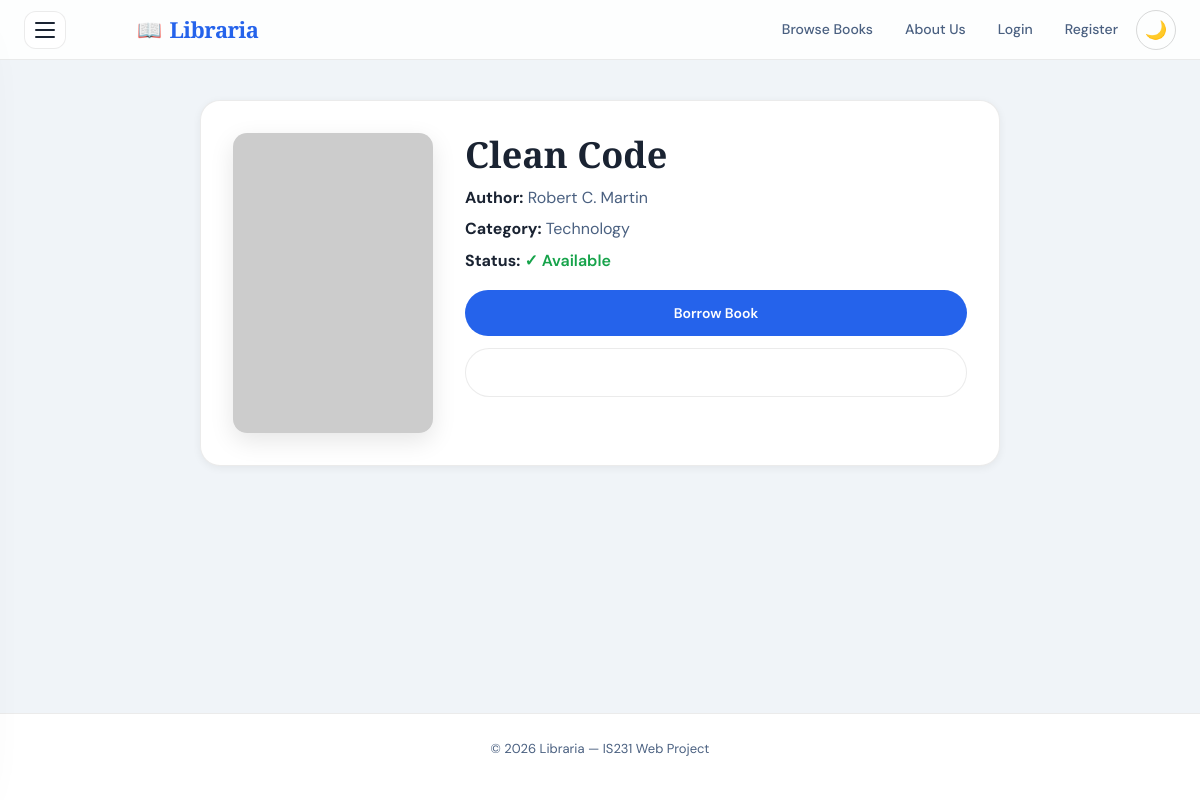
Page /book-details/8/ on the committed database.
### application/models.py (models this page shows, shortened)
class Book(models.Model):
    STATUS_CHOICES = [
        ('available', 'Available'),
        ('borrowed', 'Borrowed'),
    ]
    CATEGORY_CHOICES = [
        ('Fiction',          'Fiction'),
        ('Science',          'Science'),
        ('History',          'History'),
        ('Technology',       'Technology'),
        ('Philosophy',       'Philosophy'),
        ('Self Development', 'Self Development'),
    ]
    title = models.CharField(max_length=200)
    author = models.CharField(max_length=200)
    category = models.CharField(max_length=100, choices=CATEGORY_CHOICES, default='Fiction')
    status = models.CharField(max_length=20, choices=STATUS_CHOICES)
    image = models.URLField(blank=True, default='')
    year        = models.PositiveIntegerField(null=True, blank=True)
    pages       = models.PositiveIntegerField(null=True, blank=True)
    description = models.TextField(blank=True)
    created_at  = models.DateTimeField(auto_now_add=True)

### application/views.py (the view)
# urls.py: path('book-details/<int:book_id>/', views.book_details, name='book_details'),
def book_details(request, book_id):
    book = get_object_or_404(Book, id=book_id)
    return render(request, 'application/book-details.html', {'book': book})

### templates/application/book-details.html
{% extends 'base.html' %}
{% load static %}
{% block content %}
<main style="padding-top: 40px;">
  <div class="content" style="max-width: 800px;">
    <section style="display: flex; gap: 32px; flex-wrap: wrap; background: var(--bg-card); border: 1px solid var(--border); border-radius: var(--radius-lg); padding: 32px; box-shadow: var(--shadow-sm);">
      <div style="flex-shrink: 0;">
        <img src="{{ book.image|default:'https://placehold.co/200x300?text=No+Cover' }}"
             alt="{{ book.title }}"
             onerror="this.src='https://placehold.co/200x300?text=No+Cover'"
             style="width: 200px; border-radius: var(--radius-md); box-shadow: var(--shadow-md);" />
      </div>
      <div style="flex: 1; min-width: 200px;">
        <h1 style="font-family: var(--font-display); margin-bottom: 8px;">{{ book.title }}</h1>
        <p style="color: var(--text-secondary); margin-bottom: 4px;"><strong>Author:</strong> {{ book.author }}</p>
        <p style="color: var(--text-secondary); margin-bottom: 4px;"><strong>Category:</strong> {{ book.category }}</p>
        <p style="margin-bottom: 16px;">
          <strong>Status:</strong>
          {% if book.status == "available" %}
            <span style="color: var(--accent-green); font-weight: 600;">✓ Available</span>
          {% else %}
            <span style="color: var(--accent-red); font-weight: 600;">✗ Borrowed</span>
          {% endif %}
        </p>
        <div style="display: flex; gap: 12px; flex-wrap: wrap;">
          {% if book.status == "available" %}
            <a href="{% url 'borrow_book' book.id %}" class="btn">Borrow Book</a>
          {% endif %}
          <a href="{% url 'books' %}" class="btn" style="background: var(--bg-card); color: var(--text-primary); border: 1px solid var(--border);">← Back to Library</a>
        </div>
      </div>
    </section>
  </div>
</main>
{% endblock %}

### static/css/style.css (style rules this page uses)
:root { --bg-primary: #f0f4f8; --bg-secondary: #ffffff; --bg-card: #ffffff; --bg-nav: rgba(255, 255, 255, 0.85); --bg-menu: #ffffff; --text-primary: #1a2332; --text-secondary: #4a6080; --text-muted: #8a9bb0; --text-inverse: #ffffff; --accent-blue: #2563eb; --accent-blue-dark: #1d4ed8; --accent-blue-light: #dbeafe; --accent-green: #16a34a; --accent-green-bg: #dcfce7; --accent-red: #dc2626; --accent-red-bg: #fee2e2; --accent-gold: #d97706; --border: rgba(0, 0, 0, 0.08); --border-strong: rgba(0, 0, 0, 0.15); --shadow-sm: 0 2px 8px rgba(0, 0, 0, 0.06); --shadow-md: 0 8px 24px rgba(0, 0, 0, 0.1); --shadow-lg: 0 20px 60px rgba(0, 0, 0, 0.14); --radius-sm: 8px; --radius-md: 14px; --radius-lg: 20px; --radius-full: 999px; --font-display: "Playfair Display", Georgia, serif; --font-body: "DM Sans", Arial, sans-serif; --transition: 0.3s cubic-bezier(0.4, 0, 0.2, 1); --transition-slow: 0.6s cubic-bezier(0.4, 0, 0.2, 1); }
*, *::before, *::after { box-sizing: border-box; margin: 0; padding: 0; }
html { scroll-behavior: smooth; }
body { background-color: var(--bg-primary); color: var(--text-primary); font-family: var(--font-body); font-size: 16px; line-height: 1.6; transition: background-color var(--transition), color var(--transition); min-height: 100vh; display: flex; flex-direction: column; }
a { color: inherit; text-decoration: none; }
img { max-width: 100%; display: block; }
main { flex: 1; padding: 48px 24px; max-width: 1200px; margin: 0 auto; width: 100%; animation: fadeInUp 0.6s ease forwards; }
.content { max-width: 800px; margin: 0 auto; }
h1 { font-family: var(--font-display); font-size: clamp(1.8rem, 3vw, 2.6rem); color: var(--text-primary); margin-bottom: 24px; line-height: 1.2; }
p { color: var(--text-secondary); margin-bottom: 16px; line-height: 1.7; }
.btn { display: inline-block; padding: 12px 24px; background: var(--accent-blue); color: #fff !important; border-radius: var(--radius-full); font-size: 14px; font-weight: 600; border: none; cursor: pointer; transition: all var(--transition); text-decoration: none; text-align: center; width: 100%; font-family: var(--font-body); }
section { background: var(--bg-card); border: 1px solid var(--border); border-radius: var(--radius-lg); padding: 28px; margin-bottom: 24px; box-shadow: var(--shadow-sm); animation: fadeInUp 0.5s ease both; }
section p strong { color: var(--text-primary); }
body { animation: pageFadeIn 0.4s ease forwards; }
.btn, button[type="submit"] { position: relative; overflow: hidden; }
.btn::after { content: ""; position: absolute; border-radius: 50%; width: 100px; height: 100px; background: rgba(255, 255, 255, 0.3); transform: scale(0); pointer-events: none; top: 50%; left: 50%; margin: -50px; }

### rows in the picture
Book: title "Clean Code", author "Robert C. Martin", category "Technology"
